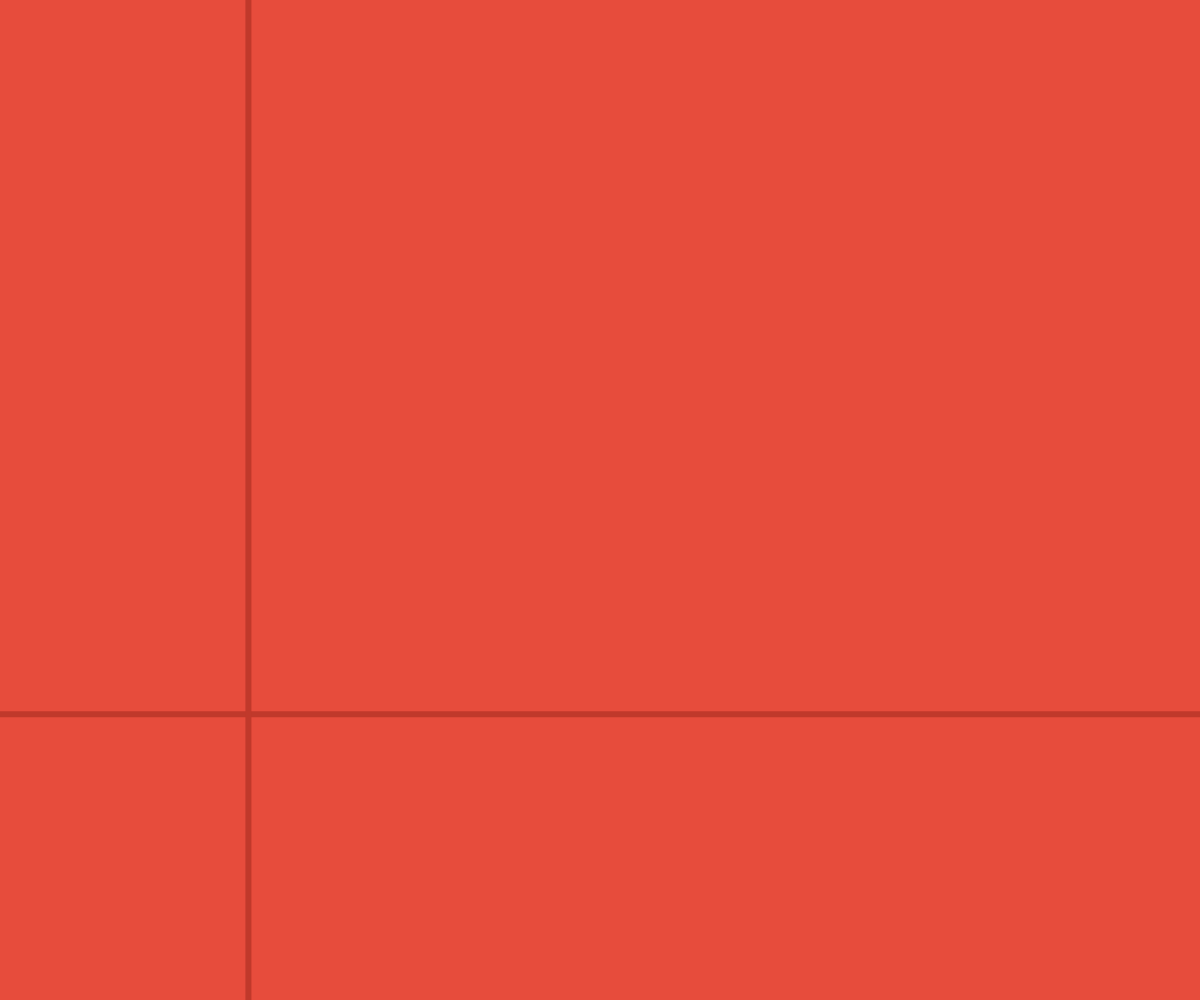
Frame 1 (no input)
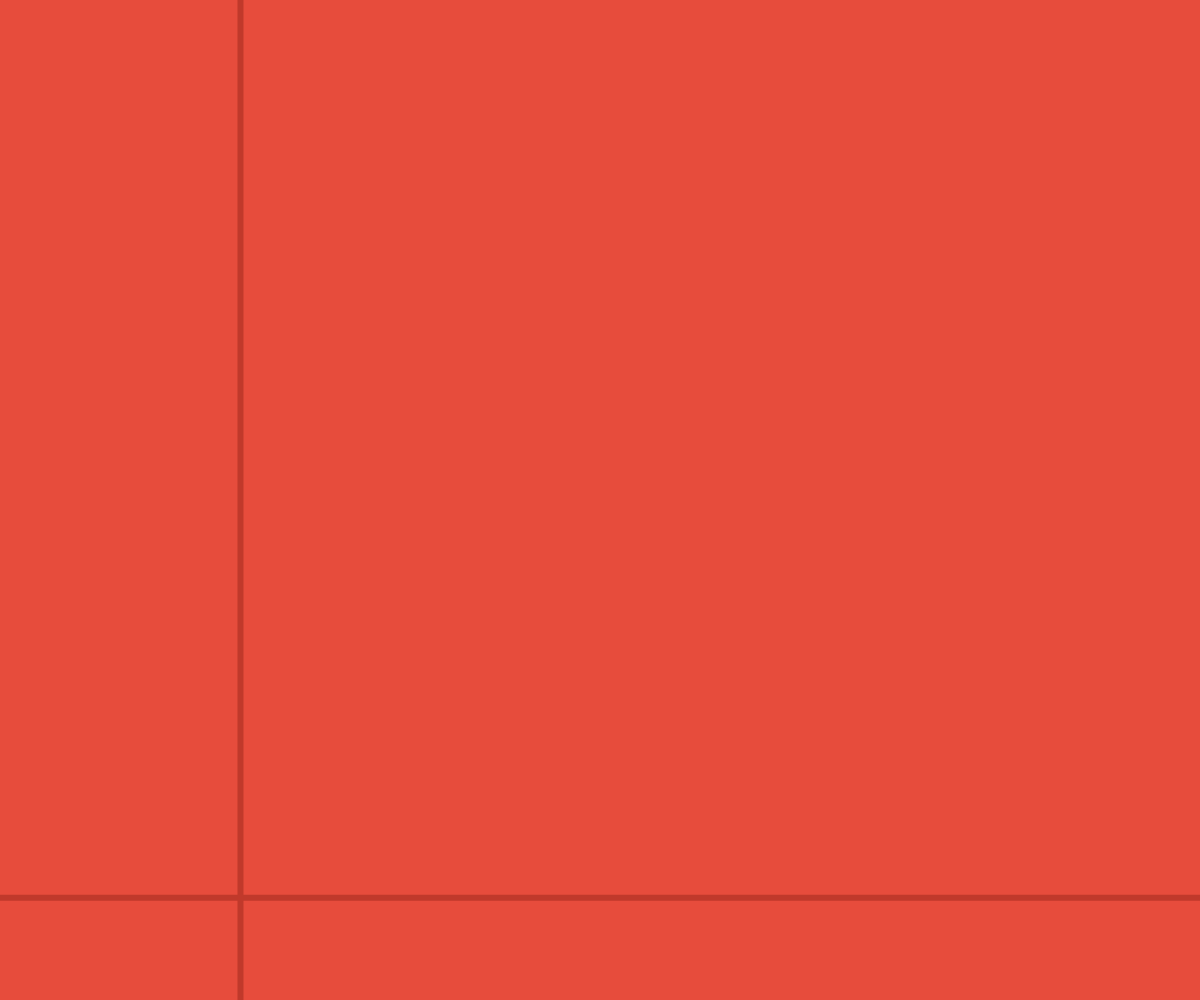
Frame 60 (no input)
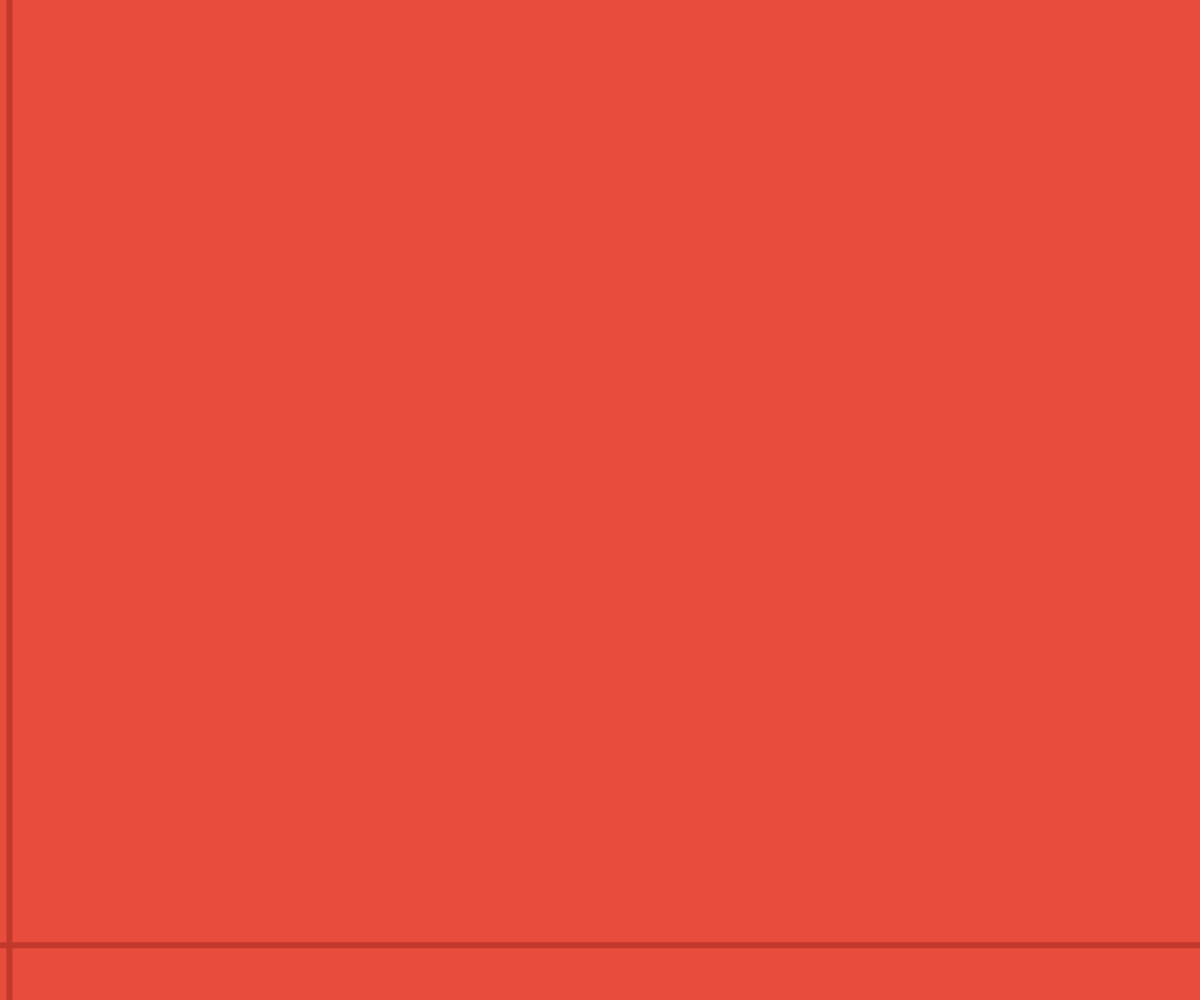
Frame 120 (the mouse pressed at the canvas centre since frame 60)

The p5.js sketch that drew these frames (run headless with seeded random() and noise() and a simulated clock; from frame 60 on, the mouse is pressed at the canvas centre):

// p5.js sketch
// ── sketch.js
var y;
var x;

function setup() {
  createCanvas(window.innerWidth, window.innerHeight);
}

function draw() {
  background("#e74c3c"); // setting up the color of the background to be a black shade
  stroke("#c0392b"); // setting up a white color for theline
  strokeWeight(6);
  y = random(height); // generate a random value for y
  line(0, y, width, y);

  x = random(width);
  line(x, 0, x, height);
}
